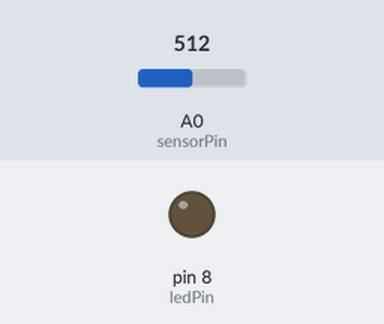
Recording of a sketch running on a simulated Arduino Uno, built with avr-gcc and run on an emulated ATmega328P. On the bench: output pins drawn as LEDs (lit = HIGH). The inputs (shaded band) are chosen by the test bench; at power-on: A0 (sensorPin) = 512.

Above: at 1.2 s.
1.3 s: A0 (sensorPin) set to 489
At 2.5 s:
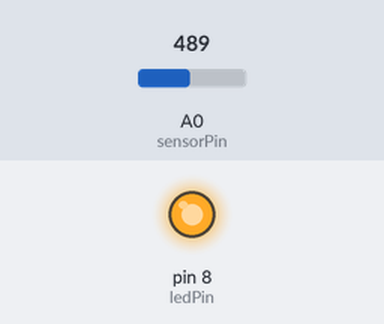
2.8 s: A0 (sensorPin) set to 510
At 3.8 s:
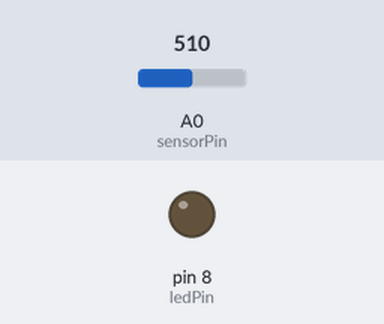
4.3 s: A0 (sensorPin) set to 490
At 5.0 s:
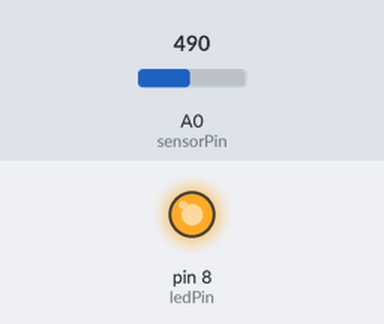
Timing chart, 0 to 7.3 s (numbered marks = the images above; inputs shaded):
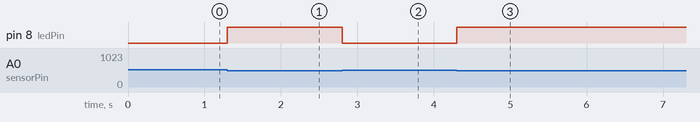

Measured:
- the behaviour switches between 500 and 499 on A0 (sensorPin) (found by bisection; images 0 and 1)
- after the input at 1.3 s, pin 8 (ledPin): LOW → HIGH at once
- after the input at 2.8 s, pin 8 (ledPin): HIGH → LOW at once
- after the input at 4.3 s, pin 8 (ledPin): LOW → HIGH at once

The sketch:

sketch_nov30b.ino
```cpp
int sensorPin = A0;
int ledPin = 8;
int thresholdValue = 500;

void setup() {
  pinMode(ledPin, OUTPUT);
}

void loop() {
  int sensorValue = analogRead(sensorPin);

  if (sensorValue < thresholdValue) {
    digitalWrite(ledPin, HIGH);
  } else {
    digitalWrite(ledPin, LOW);
  }
}
```
